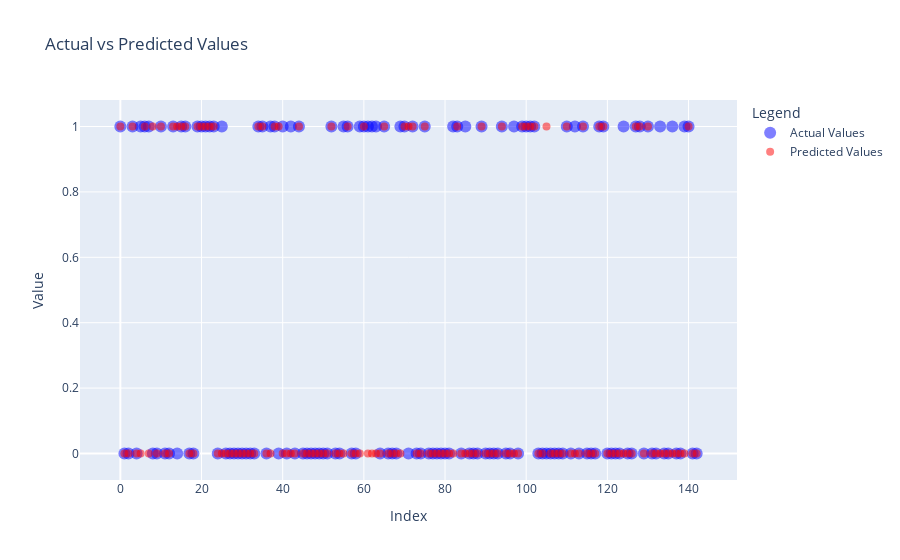

Notebook cell for this chart:
### Markdown cell above
# Interpretation: Most important survibility feature
###  The biggest influence on if you survive or not is the gender. This is represented with the worsed odds when looking at the above coefs visualization

### Code cell
# 14 - Correctly / Acutal Value Visualization

# Create the Plotly scatter plot
fig = go.Figure()

# Scatter plot for actual values
fig.add_trace(go.Scatter(
    x= np.arange(len(y_test)),
    y=y_test,
    mode='markers',
    name='Actual Values',
    marker=dict(color='blue', opacity=0.5, size=12),
    hovertemplate='Index: %{x}<br>Actual: %{y}<extra></extra>',
    hoverinfo='text'
))

# Scatter plot for predicted values
fig.add_trace(go.Scatter(
    x=np.arange(len(y_test)),
    y=y_pred,
    mode='markers',
    name='Predicted Values',
    marker=dict(color='red', opacity=0.5, size=8),
    hovertemplate='Index: %{x}<br>Predicted: %{y}<extra></extra>',
    hoverinfo='text'
))

# Add labels and title
fig.update_layout(
    title='Actual vs Predicted Values',
    xaxis_title='Index',
    yaxis_title='Value',
    legend_title='Legend',

)

# Show the plot
fig.show()

### Figure 1 — Plotly figure (JSON) as saved in the notebook; plotly's stock layout.template omitted (floating-point values rounded to 4 significant figures; data arrays with more than 128 entries replaced by an {"elided": "..."} marker saying what was removed)
{"data": [{"hoverinfo": "text", "hovertemplate": "Index: %{x}<br>Actual: %{y}<extra></extra>", "marker": {"color": "blue", "opacity": 0.5, "size": 12}, "mode": "markers", "name": "Actual Values", "type": "scatter", "x": {"elided": "143 int values"}, "y": {"elided": "143 int values"}}, {"hoverinfo": "text", "hovertemplate": "Index: %{x}<br>Predicted: %{y}<extra></extra>", "marker": {"color": "red", "opacity": 0.5, "size": 8}, "mode": "markers", "name": "Predicted Values", "type": "scatter", "x": {"elided": "143 int values"}, "y": {"elided": "143 int values"}}], "layout": {"legend": {"title": {"text": "Legend"}}, "title": {"text": "Actual vs Predicted Values"}, "xaxis": {"title": {"text": "Index"}}, "yaxis": {"title": {"text": "Value"}}}}
